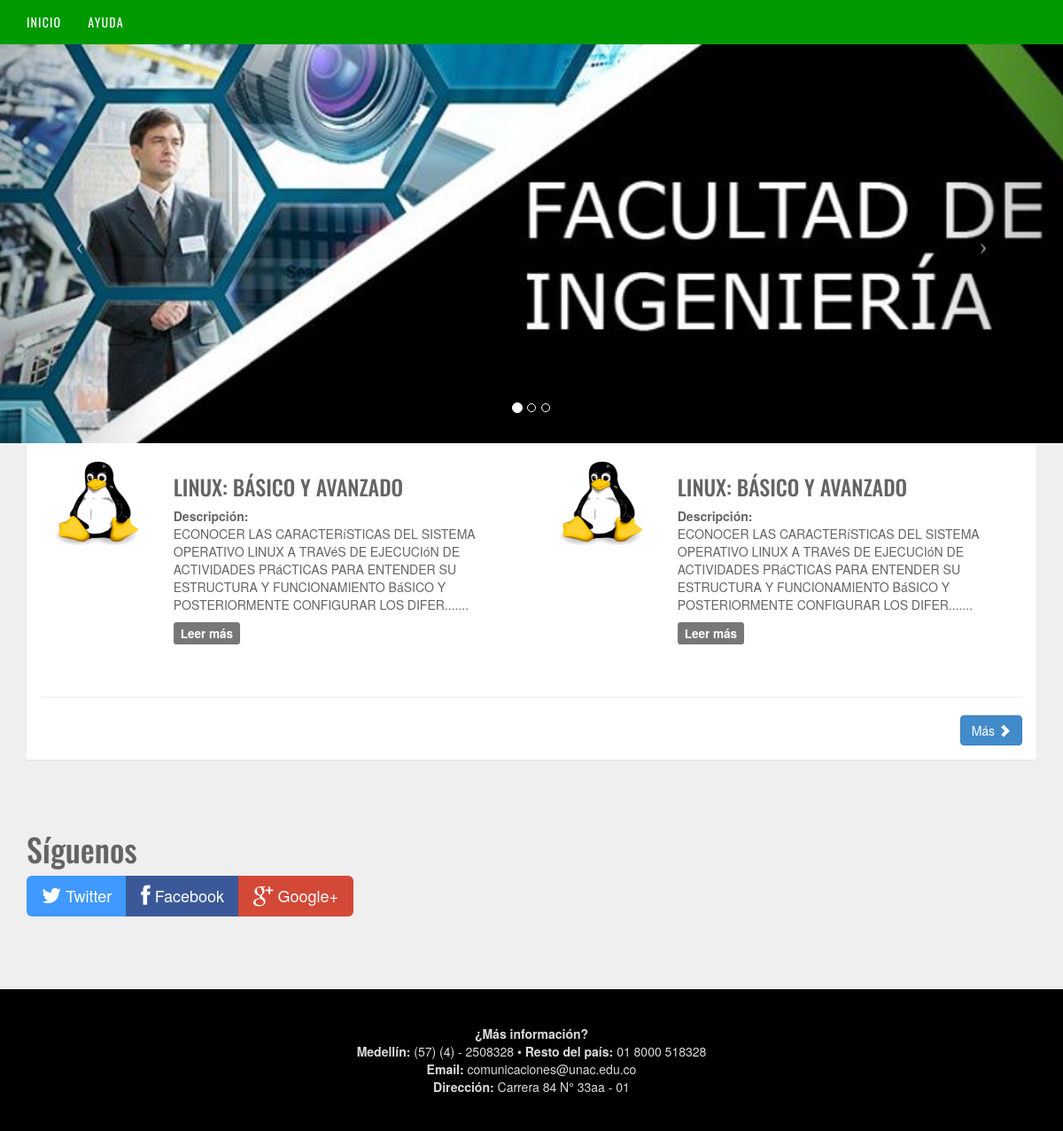
The app's page /view/index.php with its own data.
### tables this page shows
CREATE TABLE `trprograma_ofertado` (
  `IdPrograma_Ofertado` int(11) NOT NULL AUTO_INCREMENT,
  `IdTipoPrograma` int(11) NOT NULL,
  `IdPrograma` int(11) NOT NULL,
  `FechaInicio` datetime NOT NULL,
  `FechaFinalizacion` datetime NOT NULL,
  `MinEstudiantes` int(3) NOT NULL,
  `MaxEstudiantes` int(3) NOT NULL,
  `Estado` bit(1) NOT NULL,
  `Precio` int(11) NOT NULL,
  PRIMARY KEY (`IdPrograma_Ofertado`),
  KEY `fk_tipoProgram` (`IdTipoPrograma`),
  KEY `fk_programa` (`IdPrograma`),
  CONSTRAINT `fk_programa` FOREIGN KEY (`IdPrograma`) REFERENCES `tmprogramas` (`IdPrograma`) ON UPDATE CASCADE,
  CONSTRAINT `fk_pro_ofer_idTipPro` FOREIGN KEY (`IdTipoPrograma`) REFERENCES `tmtiposprograma` (`IdTipoPrograma`) ON UPDATE CASCADE
);

CREATE TABLE `tmprogramas` (
  `IdPrograma` int(11) NOT NULL AUTO_INCREMENT,
  `Titulo` varchar(200) NOT NULL,
  `Descripcion` varchar(1000) NOT NULL,
  `Imagen` varchar(300) NOT NULL,
  PRIMARY KEY (`IdPrograma`)
);

### generic/cls_Conexion.php (called while the page is built, shortened)
<?php
  class cls_Conexion {
    public static $_driver = DRIVER;
    public static $_host = HOST;
    public static $_dbname = DBNAME;
    public static $_user = USER;
    public static $_pass = PASS;
    public static $_conect;
    public static function Conectar(){
      $dsn = self::$_driver.":host=".self::$_host.";dbname=".self::$_dbname;
      if(!isset(self::$_conect)){
        self::$_conect = new PDO($dsn, self::$_user, self::$_pass, array(PDO::ATTR_PERSISTENT => true));
        self::$_conect->setAttribute(PDO::ATTR_ERRMODE, PDO::ERRMODE_EXCEPTION);
      }
      return self::$_conect;
    }
  }
?>

### controller/ctrolIndex.php (called while the page is built, shortened)
<?php
    include '../generic/cls_Conexion.php';
    include '../model/dao/clsCursos.php';
    $objCursos = new clsCursos();
    if(isset($_GET['accion'])){
        header('Content-Type: application/json');
        switch ($_GET['accion']){
            case 1:
                $dataCursos = $objCursos->getAllCourse($_GET['page']);
                if(!empty($dataCursos)){
                    print_r(json_encode(array("data"=>$dataCursos,"message"=>"yes_data")));
                }else{
                    print_r(json_encode(array("message"=>"no_data")));
                }
            break;
        }
    }else{
        $dataCursos = $objCursos->getAllCourse();
    }

### model/dao/clsCursos.php (called while the page is built, shortened)
<?php
class clsCursos {
    private $_conexion;
    function __construct() {
        $this->_conexion = cls_Conexion::Conectar();
    }
    public function getAllCourse($page = 0){
        $query = "SELECT PO.IdPrograma_Ofertado, COUNT(IdEstudiante)
         Inscritos,PO.MaxEstudiantes,P.Descripcion,P.Titulo,P.Imagen
                    FROM trprograma_ofertado PO
                    LEFT JOIN (SELECT IdPrograma_Ofertado,
                    IdEstudiante FROM trprogramaestudiantes) PE
                        ON PO.IdPrograma_Ofertado = PE.IdPrograma_Ofertado
                    INNER JOIN tmprogramas P
                        ON	PO.IdPrograma = P.IdPrograma
                    WHERE  Estado = 1
                    GROUP BY PO.IdPrograma_Ofertado
                    HAVING COUNT(PE.IdEstudiante) < PO.MaxEstudiantes
                    ORDER BY IdPrograma_Ofertado
                    LIMIT ".$page.",4";
        return $this->_conexion->Query($query)->fetchAll(PDO::FETCH_NUM);
    }
}

### view/index.php (the view, shortened to what this page needs)
<?php  include '../controller/ctrolIndex.php'; ?>
<!DOCTYPE html>
<html lang="es">
  <head>
    <link href="css/bootstrap.min.css" rel="stylesheet">
    <link href="css/font-awesome.min.css" type="text/css" rel="stylesheet">
    <link href="css/jquery.idealforms.css" rel="stylesheet">
    <link href="css/modern-business.css" rel="stylesheet">
    <link href="css/styles.css" type="text/css" rel="stylesheet">
  </head>
  <body>
    <header class="navbar navbar-bright navbar-fixed-top" role="navigation">
      <div class="container">
        <div class="navbar-header">
          <a href="#" class="navbar-brand">Inicio</a>
        </div>
        <nav class="collapse navbar-collapse" role="navigation">
          <ul class="nav navbar-nav">
            <li><a href="#">Ayuda</a></li>
          </ul>
        </nav>
      </div>
    </header>
    <header id="myCarousel" class="carousel slide">
      <ol class="carousel-indicators">
        <li data-target="#myCarousel" data-slide-to="0" class="active"></li>
        <li data-target="#myCarousel" data-slide-to="1"></li>
        <li data-target="#myCarousel" data-slide-to="2"></li>
      </ol>
      <div class="carousel-inner">
        <div class="item active">
          <div class="fill img-responsive" style="background-image:url('images/bannersuperior.jpg');" ></div>
          <div class="carousel-caption"></div>
        </div>
      </div>
      <a class="left carousel-control" href="#myCarousel" data-slide="prev">
        <span class="icon-prev"></span>
      </a>
      <a class="right carousel-control" href="#myCarousel" data-slide="next">
        <span class="icon-next"></span>
      </a>
    </header>
    <div class="container">
      <div class="row">
        <div class="col-md-12">
          <div class="panel">
            <div class="panel-body" id="contentMain">
              <div class="row" id="contentCourses">
                <?php
                    if(!empty($dataCursos)){
                        foreach ($dataCursos as $key => $value){
                        ?>
                        <div class="col-md-6" style="height: 250px;">
                          <div class="col-md-2 col-sm-3 text-center">
                            <a class="story-title" href="#"><img alt="" src="<?php echo $value[5]; ?>" style="width:100px;height:100px" class=""></a>
                          </div>
                          <div class="col-sm-offset-1 col-md-9 col-sm-9">
                            <h3><?php echo utf8_encode($value[4]); ?></h3>
                            <div class="row">
                              <div class="col-xs-12"><b>Descripción:</b></div>
                            </div>
                            <div class="row">
                              <div class="col-xs-12">
                                <?php
                                $arrayNomb = str_split(utf8_encode($value[3]));
                                $descripFinal = "";
                                if (count($arrayNomb) < 200){
                                    $descripFinal = utf8_encode($value[3]);
                                } else {
                                    $descripFinal = substr(utf8_encode($value[3]), 1, 199);
                                    $descripFinal.= ".......";
                                }
                                    echo $descripFinal;
                                ?>
                              </div>
                            </div>
                            <div class="row">
                              <div class="col-xs-9">
                                <h4><span class="label label-default" style="cursor:pointer;" onclick="getDataDetailCourse(<?php echo $value[0]; ?>);">Leer más</span></h4>
                              </div>
                            </div>
                          </div>
                        </div>
                    <?php }
                    }else{
                        echo '<h2>Lo sentimos no hay ofertas publicadas</h2>';
                    }
                    ?>
              </div>
              <hr>
              <div onclick="getMoreCourses()" id="moreCourses" class="btn btn-primary pull-right">Más <i class="glyphicon glyphicon-chevron-right"></i></div>
            </div>
          </div>
       	</div>
      </div>
    </div>
    <hr>
    <div class="container" id="footer">
      <div class="row">
        <div class="col col-sm-12">
          <h1>Síguenos</h1>
          <div class="btn-group">
           <a class="btn btn-twitter btn-lg" href="#"><i class="icon-twitter icon-large"></i> Twitter</a>
    	   <a class="btn btn-facebook btn-lg" href="#"><i class="icon-facebook icon-large"></i> Facebook</a>
    	   <a class="btn btn-google-plus btn-lg" href="#"><i class="icon-google-plus icon-large"></i> Google+</a>
          </div>
        </div>
      </div>
    </div>
    <hr>
    <hr>
    <footer>
      <div class="container">
        <div class="row">
            <div class="col-sm-12" class="">
              <div class="text-center">
                <b>¿Más información?</b> <br/>
                <b>Medellín: </b>(57) (4) - 2508328 • <b>Resto del país:</b> 01 8000 518328 <br/>
                <b>Email: </b> comunicaciones@unac.edu.co <br/>
                <b>Dirección: </b> Carrera 84 N° 33aa - 01
              </div>
            </div>
        </div>
      </div>
    </footer>
    </body>
</html>

### view/css/modern-business.css (style rules this page uses)
html, body { height: 100%; }
body { padding-top: 50px; }
header.carousel { height: 60%; }
header.carousel .item, header.carousel .item.active, header.carousel .carousel-inner { height: 100%; }
header.carousel .fill { width: 100%; height: 100%; background-position: center; background-size: cover; }
footer { margin: 50px 0; }

### view/css/styles.css (style rules this page uses)
body { padding-top:50px; color:#646464; background-color:#efefef; }
h1,h2,h3,.highlight,.navbar a,#masthead h4 { font-family:'Oswald',arial narrow,sans-serif; }
footer { margin-top:40px; padding-top:40px; padding-bottom:40px; background-color:#000; color:#ddd; }
a,a:hover { color:#223344; text-decoration:none; }
.navbar-bright { background-color:#009900 !important; color:#fff; margin-bottom: 0; border-width: 0; }
.navbar-bright a, .navbar-bright .navbar-brand, #masthead h4 { color:#fff; font-size:14px; text-transform: uppercase; letter-spacing:.08em; }
.panel { border-color:transparent; border-radius:0; }
.btn-twitter { background-color:#4099FF;color:#fff; }
.btn-facebook { background-color:#3B5998;color:#fff; }
.btn-google-plus { background-color:#d34836;color:#fff; }

### records on screen
trprograma_ofertado: IdPrograma.Imagen (picture), IdPrograma.Titulo "LINUX: BÁSICO Y AVANZADO", IdPrograma.Descripcion "ECONOCER LAS CARACTERíSTICAS DEL SISTEMA OPERATIVO LINUX A TRAVéS DE EJECUCIóN DE ACTIVIDADES PRáCTICAS PARA ENTENDER SU ESTRUCTURA Y FUNCIONAMIENTO BáSICO Y POSTERIORMENTE CONFIGURAR LOS DIFER......."
trprograma_ofertado: IdPrograma.Imagen (picture), IdPrograma.Titulo "LINUX: BÁSICO Y AVANZADO", IdPrograma.Descripcion "ECONOCER LAS CARACTERíSTICAS DEL SISTEMA OPERATIVO LINUX A TRAVéS DE EJECUCIóN DE ACTIVIDADES PRáCTICAS PARA ENTENDER SU ESTRUCTURA Y FUNCIONAMIENTO BáSICO Y POSTERIORMENTE CONFIGURAR LOS DIFER......."
